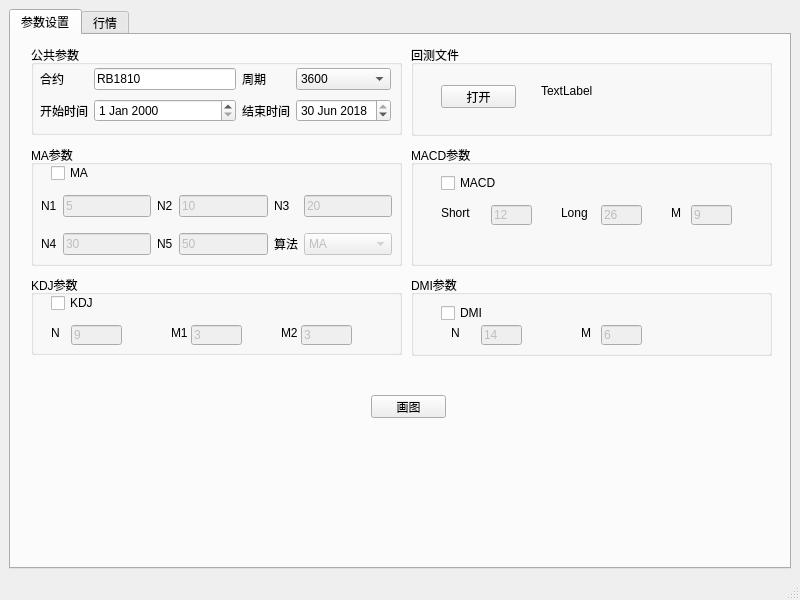
<?xml version="1.0" encoding="UTF-8"?>
<ui version="4.0">
 <class>MainWindow</class>
 <widget class="QMainWindow" name="MainWindow">
  <property name="geometry">
   <rect>
    <x>0</x>
    <y>0</y>
    <width>800</width>
    <height>600</height>
   </rect>
  </property>
  <property name="windowTitle">
   <string>MainWindow</string>
  </property>
  <widget class="QWidget" name="centralwidget">
   <property name="sizePolicy">
    <sizepolicy hsizetype="Expanding" vsizetype="Expanding">
     <horstretch>0</horstretch>
     <verstretch>0</verstretch>
    </sizepolicy>
   </property>
   <layout class="QVBoxLayout" name="verticalLayout_2">
    <item>
     <widget class="QTabWidget" name="tabWidget">
      <property name="currentIndex">
       <number>0</number>
      </property>
      <widget class="QWidget" name="tab_para">
       <attribute name="title">
        <string>参数设置</string>
       </attribute>
       <widget class="QGroupBox" name="groupBox_3">
        <property name="geometry">
         <rect>
          <x>400</x>
          <y>110</y>
          <width>361</width>
          <height>121</height>
         </rect>
        </property>
        <property name="title">
         <string>MACD参数</string>
        </property>
        <widget class="QLabel" name="label">
         <property name="geometry">
          <rect>
           <x>30</x>
           <y>60</y>
           <width>41</width>
           <height>16</height>
          </rect>
         </property>
         <property name="text">
          <string>Short</string>
         </property>
        </widget>
        <widget class="QLineEdit" name="lineEdit_macd_short">
         <property name="enabled">
          <bool>false</bool>
         </property>
         <property name="geometry">
          <rect>
           <x>80</x>
           <y>60</y>
           <width>41</width>
           <height>20</height>
          </rect>
         </property>
         <property name="text">
          <string>12</string>
         </property>
        </widget>
        <widget class="QLabel" name="label_2">
         <property name="geometry">
          <rect>
           <x>150</x>
           <y>60</y>
           <width>31</width>
           <height>16</height>
          </rect>
         </property>
         <property name="text">
          <string>Long</string>
         </property>
        </widget>
        <widget class="QLineEdit" name="lineEdit_macd_long">
         <property name="enabled">
          <bool>false</bool>
         </property>
         <property name="geometry">
          <rect>
           <x>190</x>
           <y>60</y>
           <width>41</width>
           <height>20</height>
          </rect>
         </property>
         <property name="text">
          <string>26</string>
         </property>
        </widget>
        <widget class="QLabel" name="label_3">
         <property name="geometry">
          <rect>
           <x>260</x>
           <y>60</y>
           <width>21</width>
           <height>16</height>
          </rect>
         </property>
         <property name="text">
          <string>M</string>
         </property>
        </widget>
        <widget class="QLineEdit" name="lineEdit_macd_m">
         <property name="enabled">
          <bool>false</bool>
         </property>
         <property name="geometry">
          <rect>
           <x>280</x>
           <y>60</y>
           <width>41</width>
           <height>20</height>
          </rect>
         </property>
         <property name="text">
          <string>9</string>
         </property>
        </widget>
        <widget class="QCheckBox" name="checkBox_macd">
         <property name="geometry">
          <rect>
           <x>30</x>
           <y>30</y>
           <width>71</width>
           <height>16</height>
          </rect>
         </property>
         <property name="text">
          <string>MACD</string>
         </property>
        </widget>
       </widget>
       <widget class="QGroupBox" name="groupBox_2">
        <property name="geometry">
         <rect>
          <x>20</x>
          <y>110</y>
          <width>371</width>
          <height>121</height>
         </rect>
        </property>
        <property name="title">
         <string>MA参数</string>
        </property>
        <widget class="QWidget" name="gridLayoutWidget">
         <property name="geometry">
          <rect>
           <x>10</x>
           <y>40</y>
           <width>351</width>
           <height>80</height>
          </rect>
         </property>
         <layout class="QGridLayout" name="gridLayout_2">
          <item row="0" column="0">
           <widget class="QLabel" name="label_5">
            <property name="text">
             <string>N1</string>
            </property>
           </widget>
          </item>
          <item row="0" column="4">
           <widget class="QLabel" name="label_7">
            <property name="text">
             <string>N3</string>
            </property>
           </widget>
          </item>
          <item row="0" column="5">
           <widget class="QLineEdit" name="lineEdit_ma_n3">
            <property name="enabled">
             <bool>false</bool>
            </property>
            <property name="text">
             <string>20</string>
            </property>
           </widget>
          </item>
          <item row="0" column="3">
           <widget class="QLineEdit" name="lineEdit_ma_n2">
            <property name="enabled">
             <bool>false</bool>
            </property>
            <property name="text">
             <string>10</string>
            </property>
           </widget>
          </item>
          <item row="0" column="2">
           <widget class="QLabel" name="label_6">
            <property name="text">
             <string>N2</string>
            </property>
           </widget>
          </item>
          <item row="0" column="1">
           <widget class="QLineEdit" name="lineEdit_ma_n1">
            <property name="enabled">
             <bool>false</bool>
            </property>
            <property name="text">
             <string>5</string>
            </property>
           </widget>
          </item>
          <item row="1" column="0">
           <widget class="QLabel" name="label_8">
            <property name="text">
             <string>N4</string>
            </property>
           </widget>
          </item>
          <item row="1" column="1">
           <widget class="QLineEdit" name="lineEdit_ma_n4">
            <property name="enabled">
             <bool>false</bool>
            </property>
            <property name="text">
             <string>30</string>
            </property>
           </widget>
          </item>
          <item row="1" column="2">
           <widget class="QLabel" name="label_9">
            <property name="text">
             <string>N5</string>
            </property>
           </widget>
          </item>
          <item row="1" column="3">
           <widget class="QLineEdit" name="lineEdit_ma_n5">
            <property name="enabled">
             <bool>false</bool>
            </property>
            <property name="text">
             <string>50</string>
            </property>
           </widget>
          </item>
          <item row="1" column="4">
           <widget class="QLabel" name="label_10">
            <property name="text">
             <string>算法</string>
            </property>
           </widget>
          </item>
          <item row="1" column="5">
           <widget class="QComboBox" name="comboBox_ma">
            <property name="enabled">
             <bool>false</bool>
            </property>
            <item>
             <property name="text">
              <string>MA</string>
             </property>
            </item>
            <item>
             <property name="text">
              <string>EMA</string>
             </property>
            </item>
           </widget>
          </item>
         </layout>
        </widget>
        <widget class="QCheckBox" name="checkBox_ma">
         <property name="geometry">
          <rect>
           <x>20</x>
           <y>20</y>
           <width>71</width>
           <height>16</height>
          </rect>
         </property>
         <property name="text">
          <string>MA</string>
         </property>
         <property name="checked">
          <bool>false</bool>
         </property>
        </widget>
       </widget>
       <widget class="QGroupBox" name="groupBox_5">
        <property name="geometry">
         <rect>
          <x>400</x>
          <y>10</y>
          <width>361</width>
          <height>91</height>
         </rect>
        </property>
        <property name="title">
         <string>回测文件</string>
        </property>
        <widget class="QPushButton" name="pushButton_opr_file">
         <property name="geometry">
          <rect>
           <x>30</x>
           <y>40</y>
           <width>75</width>
           <height>23</height>
          </rect>
         </property>
         <property name="text">
          <string>打开</string>
         </property>
        </widget>
        <widget class="QLabel" name="label_opr">
         <property name="geometry">
          <rect>
           <x>130</x>
           <y>40</y>
           <width>54</width>
           <height>12</height>
          </rect>
         </property>
         <property name="text">
          <string>TextLabel</string>
         </property>
        </widget>
       </widget>
       <widget class="QGroupBox" name="groupBox_4">
        <property name="geometry">
         <rect>
          <x>20</x>
          <y>10</y>
          <width>371</width>
          <height>90</height>
         </rect>
        </property>
        <property name="title">
         <string>公共参数</string>
        </property>
        <widget class="QWidget" name="gridLayoutWidget_2">
         <property name="geometry">
          <rect>
           <x>9</x>
           <y>20</y>
           <width>351</width>
           <height>61</height>
          </rect>
         </property>
         <layout class="QGridLayout" name="gridLayout_3">
          <property name="sizeConstraint">
           <enum>QLayout::SetDefaultConstraint</enum>
          </property>
          <item row="0" column="2">
           <widget class="QLineEdit" name="lineEdit_contract">
            <property name="text">
             <string>RB1810</string>
            </property>
           </widget>
          </item>
          <item row="0" column="3">
           <widget class="QLabel" name="label_4">
            <property name="text">
             <string>周期</string>
            </property>
           </widget>
          </item>
          <item row="0" column="0">
           <widget class="QLabel" name="label_12">
            <property name="text">
             <string>合约</string>
            </property>
           </widget>
          </item>
          <item row="0" column="4">
           <widget class="QComboBox" name="comboBox_bar">
            <item>
             <property name="text">
              <string>3600</string>
             </property>
            </item>
            <item>
             <property name="text">
              <string>1800</string>
             </property>
            </item>
            <item>
             <property name="text">
              <string>900</string>
             </property>
            </item>
            <item>
             <property name="text">
              <string>600</string>
             </property>
            </item>
            <item>
             <property name="text">
              <string>300</string>
             </property>
            </item>
            <item>
             <property name="text">
              <string>60</string>
             </property>
            </item>
            <item>
             <property name="text">
              <string>0</string>
             </property>
            </item>
           </widget>
          </item>
          <item row="1" column="0">
           <widget class="QLabel" name="label_13">
            <property name="text">
             <string>开始时间</string>
            </property>
           </widget>
          </item>
          <item row="1" column="3">
           <widget class="QLabel" name="label_14">
            <property name="text">
             <string>结束时间</string>
            </property>
           </widget>
          </item>
          <item row="1" column="4">
           <widget class="QDateEdit" name="dateEdit_end">
            <property name="dateTime">
             <datetime>
              <hour>0</hour>
              <minute>0</minute>
              <second>0</second>
              <year>2018</year>
              <month>6</month>
              <day>30</day>
             </datetime>
            </property>
           </widget>
          </item>
          <item row="1" column="2">
           <widget class="QDateEdit" name="dateEdit_start"/>
          </item>
         </layout>
        </widget>
       </widget>
       <widget class="QPushButton" name="pushButton_set_para">
        <property name="geometry">
         <rect>
          <x>360</x>
          <y>360</y>
          <width>75</width>
          <height>23</height>
         </rect>
        </property>
        <property name="text">
         <string>画图</string>
        </property>
       </widget>
       <widget class="QGroupBox" name="groupBox_6">
        <property name="geometry">
         <rect>
          <x>20</x>
          <y>240</y>
          <width>371</width>
          <height>80</height>
         </rect>
        </property>
        <property name="title">
         <string>KDJ参数</string>
        </property>
        <widget class="QLineEdit" name="lineEdit_kdj_n">
         <property name="enabled">
          <bool>false</bool>
         </property>
         <property name="geometry">
          <rect>
           <x>40</x>
           <y>50</y>
           <width>51</width>
           <height>20</height>
          </rect>
         </property>
         <property name="text">
          <string>9</string>
         </property>
        </widget>
        <widget class="QLineEdit" name="lineEdit_kdj_m1">
         <property name="enabled">
          <bool>false</bool>
         </property>
         <property name="geometry">
          <rect>
           <x>160</x>
           <y>50</y>
           <width>51</width>
           <height>20</height>
          </rect>
         </property>
         <property name="text">
          <string>3</string>
         </property>
        </widget>
        <widget class="QLineEdit" name="lineEdit_kdj_m2">
         <property name="enabled">
          <bool>false</bool>
         </property>
         <property name="geometry">
          <rect>
           <x>270</x>
           <y>50</y>
           <width>51</width>
           <height>20</height>
          </rect>
         </property>
         <property name="text">
          <string>3</string>
         </property>
        </widget>
        <widget class="QLabel" name="label_11">
         <property name="geometry">
          <rect>
           <x>20</x>
           <y>50</y>
           <width>21</width>
           <height>16</height>
          </rect>
         </property>
         <property name="text">
          <string>N</string>
         </property>
        </widget>
        <widget class="QLabel" name="label_15">
         <property name="geometry">
          <rect>
           <x>140</x>
           <y>50</y>
           <width>21</width>
           <height>16</height>
          </rect>
         </property>
         <property name="text">
          <string>M1</string>
         </property>
        </widget>
        <widget class="QLabel" name="label_16">
         <property name="geometry">
          <rect>
           <x>250</x>
           <y>50</y>
           <width>21</width>
           <height>16</height>
          </rect>
         </property>
         <property name="text">
          <string>M2</string>
         </property>
        </widget>
        <widget class="QCheckBox" name="checkBox_kdj">
         <property name="geometry">
          <rect>
           <x>20</x>
           <y>20</y>
           <width>71</width>
           <height>16</height>
          </rect>
         </property>
         <property name="text">
          <string>KDJ</string>
         </property>
        </widget>
       </widget>
       <widget class="QGroupBox" name="groupBox_7">
        <property name="geometry">
         <rect>
          <x>400</x>
          <y>240</y>
          <width>361</width>
          <height>81</height>
         </rect>
        </property>
        <property name="title">
         <string>DMI参数</string>
        </property>
        <widget class="QLineEdit" name="lineEdit_dmi_n">
         <property name="enabled">
          <bool>false</bool>
         </property>
         <property name="geometry">
          <rect>
           <x>70</x>
           <y>50</y>
           <width>41</width>
           <height>20</height>
          </rect>
         </property>
         <property name="text">
          <string>14</string>
         </property>
        </widget>
        <widget class="QLineEdit" name="lineEdit_dmi_m">
         <property name="enabled">
          <bool>false</bool>
         </property>
         <property name="geometry">
          <rect>
           <x>190</x>
           <y>50</y>
           <width>41</width>
           <height>20</height>
          </rect>
         </property>
         <property name="text">
          <string>6</string>
         </property>
        </widget>
        <widget class="QLabel" name="label_17">
         <property name="geometry">
          <rect>
           <x>40</x>
           <y>50</y>
           <width>31</width>
           <height>16</height>
          </rect>
         </property>
         <property name="text">
          <string>N</string>
         </property>
        </widget>
        <widget class="QLabel" name="label_18">
         <property name="geometry">
          <rect>
           <x>170</x>
           <y>50</y>
           <width>21</width>
           <height>16</height>
          </rect>
         </property>
         <property name="text">
          <string>M</string>
         </property>
        </widget>
        <widget class="QCheckBox" name="checkBox_dmi">
         <property name="geometry">
          <rect>
           <x>30</x>
           <y>30</y>
           <width>71</width>
           <height>16</height>
          </rect>
         </property>
         <property name="text">
          <string>DMI</string>
         </property>
        </widget>
       </widget>
      </widget>
      <widget class="QWidget" name="tab_plot">
       <attribute name="title">
        <string>行情</string>
       </attribute>
       <layout class="QVBoxLayout" name="verticalLayout_3">
        <item>
         <layout class="QVBoxLayout" name="verticalLayout">
          <property name="bottomMargin">
           <number>0</number>
          </property>
          <item>
           <layout class="QHBoxLayout" name="horizontalLayout_plot_field">
            <item>
             <widget class="QLabel" name="label_para">
              <property name="frameShape">
               <enum>QFrame::Box</enum>
              </property>
              <property name="text">
               <string>TextLabel</string>
              </property>
             </widget>
            </item>
            <item>
             <widget class="QLabel" name="label_point">
              <property name="frameShape">
               <enum>QFrame::Box</enum>
              </property>
              <property name="text">
               <string>TextLabel</string>
              </property>
             </widget>
            </item>
            <item>
             <widget class="QLabel" name="label_file">
              <property name="frameShape">
               <enum>QFrame::Box</enum>
              </property>
              <property name="text">
               <string>TextLabel</string>
              </property>
             </widget>
            </item>
           </layout>
          </item>
         </layout>
        </item>
       </layout>
      </widget>
     </widget>
    </item>
   </layout>
  </widget>
  <widget class="QMenuBar" name="menubar">
   <property name="geometry">
    <rect>
     <x>0</x>
     <y>0</y>
     <width>800</width>
     <height>23</height>
    </rect>
   </property>
  </widget>
  <widget class="QStatusBar" name="statusbar"/>
 </widget>
 <resources/>
 <connections/>
</ui>
